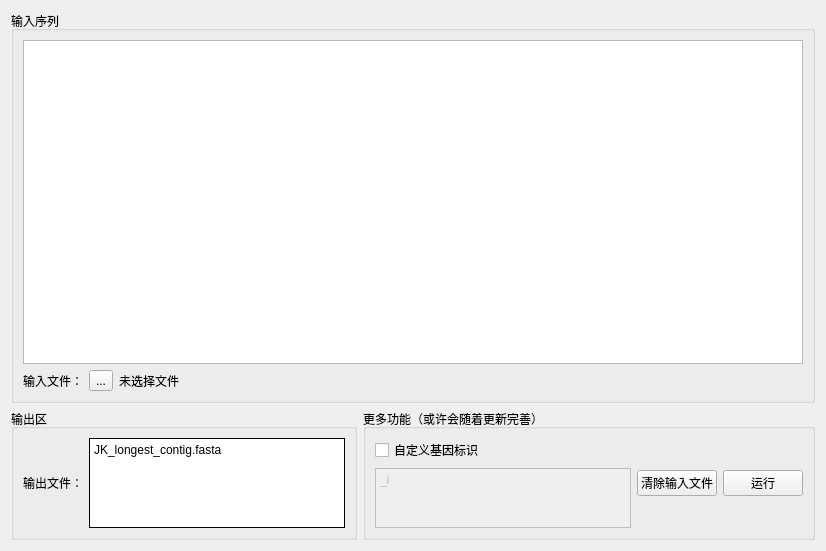
          <widget class="QWidget" name="longest_extract">
           <property name="tabletTracking">
            <bool>false</bool>
           </property>
           <attribute name="title">
            <string>提取最长转录本</string>
           </attribute>
           <layout class="QVBoxLayout" name="verticalLayout_14" stretch="3,1">
            <item>
             <widget class="QGroupBox" name="groupBox_35">
              <property name="title">
               <string>输入序列</string>
              </property>
              <layout class="QVBoxLayout" name="verticalLayout_12">
               <item>
                <widget class="QTextEdit" name="inputfa_txt"/>
               </item>
               <item>
                <layout class="QHBoxLayout" name="horizontalLayout_36">
                 <item>
                  <widget class="QLabel" name="label_2">
                   <property name="text">
                    <string>输入文件：</string>
                   </property>
                   <property name="buddy">
                    <cstring>label_2</cstring>
                   </property>
                  </widget>
                 </item>
                 <item>
                  <widget class="QToolButton" name="inputfa">
                   <property name="text">
                    <string>...</string>
                   </property>
                  </widget>
                 </item>
                 <item>
                  <widget class="QLabel" name="selected_fa">
                   <property name="text">
                    <string>未选择文件</string>
                   </property>
                  </widget>
                 </item>
                 <item>
                  <spacer name="horizontalSpacer_10">
                   <property name="orientation">
                    <enum>Qt::Horizontal</enum>
                   </property>
                   <property name="sizeHint" stdset="0">
                    <size>
                     <width>40</width>
                     <height>20</height>
                    </size>
                   </property>
                  </spacer>
                 </item>
                </layout>
               </item>
              </layout>
             </widget>
            </item>
            <item>
             <layout class="QHBoxLayout" name="horizontalLayout_41">
              <item>
               <widget class="QGroupBox" name="groupBox_36">
                <property name="title">
                 <string>输出区</string>
                </property>
                <layout class="QHBoxLayout" name="horizontalLayout_40">
                 <item>
                  <widget class="QLabel" name="label_3">
                   <property name="text">
                    <string>输出文件：</string>
                   </property>
                   <property name="buddy">
                    <cstring>label_2</cstring>
                   </property>
                  </widget>
                 </item>
                 <item>
                  <widget class="QTextEdit" name="opfa_name">
                   <property name="enabled">
                    <bool>true</bool>
                   </property>
                   <property name="minimumSize">
                    <size>
                     <width>0</width>
                     <height>30</height>
                    </size>
                   </property>
                   <property name="mouseTracking">
                    <bool>true</bool>
                   </property>
                   <property name="tabletTracking">
                    <bool>false</bool>
                   </property>
                   <property name="acceptDrops">
                    <bool>true</bool>
                   </property>
                   <property name="frameShape">
                    <enum>QFrame::Box</enum>
                   </property>
                   <property name="frameShadow">
                    <enum>QFrame::Plain</enum>
                   </property>
                   <property name="verticalScrollBarPolicy">
                    <enum>Qt::ScrollBarAlwaysOff</enum>
                   </property>
                   <property name="horizontalScrollBarPolicy">
                    <enum>Qt::ScrollBarAlwaysOff</enum>
                   </property>
                   <property name="sizeAdjustPolicy">
                    <enum>QAbstractScrollArea::AdjustIgnored</enum>
                   </property>
                   <property name="tabChangesFocus">
                    <bool>false</bool>
                   </property>
                   <property name="html">
                    <string>&lt;!DOCTYPE HTML PUBLIC &quot;-//W3C//DTD HTML 4.0//EN&quot; &quot;http://www.w3.org/TR/REC-html40/strict.dtd&quot;&gt;
&lt;html&gt;&lt;head&gt;&lt;meta name=&quot;qrichtext&quot; content=&quot;1&quot; /&gt;&lt;style type=&quot;text/css&quot;&gt;
p, li { white-space: pre-wrap; }
&lt;/style&gt;&lt;/head&gt;&lt;body style=&quot; font-family:'SimSun'; font-size:9pt; font-weight:400; font-style:normal;&quot;&gt;
&lt;p style=&quot; margin-top:0px; margin-bottom:0px; margin-left:0px; margin-right:0px; -qt-block-indent:0; text-indent:0px;&quot;&gt;JK_longest_contig.fasta&lt;/p&gt;&lt;/body&gt;&lt;/html&gt;</string>
                   </property>
                  </widget>
                 </item>
                </layout>
               </widget>
              </item>
              <item>
               <widget class="QGroupBox" name="groupBox">
                <property name="title">
                 <string>更多功能（或许会随着更新完善）</string>
                </property>
                <layout class="QHBoxLayout" name="horizontalLayout_37">
                 <item>
                  <layout class="QVBoxLayout" name="verticalLayout_13">
                   <item>
                    <widget class="QCheckBox" name="gene_symbol_en">
                     <property name="text">
                      <string>自定义基因标识</string>
                     </property>
                     <property name="checked">
                      <bool>false</bool>
                     </property>
                    </widget>
                   </item>
                   <item>
                    <widget class="QTextEdit" name="gene_symbol">
                     <property name="enabled">
                      <bool>false</bool>
                     </property>
                     <property name="minimumSize">
                      <size>
                       <width>0</width>
                       <height>30</height>
                      </size>
                     </property>
                     <property name="mouseTracking">
                      <bool>true</bool>
                     </property>
                     <property name="tabletTracking">
                      <bool>false</bool>
                     </property>
                     <property name="acceptDrops">
                      <bool>true</bool>
                     </property>
                     <property name="whatsThis">
                      <string/>
                     </property>
                     <property name="frameShape">
                      <enum>QFrame::Box</enum>
                     </property>
                     <property name="frameShadow">
                      <enum>QFrame::Plain</enum>
                     </property>
                     <property name="verticalScrollBarPolicy">
                      <enum>Qt::ScrollBarAlwaysOff</enum>
                     </property>
                     <property name="horizontalScrollBarPolicy">
                      <enum>Qt::ScrollBarAlwaysOff</enum>
                     </property>
                     <property name="sizeAdjustPolicy">
                      <enum>QAbstractScrollArea::AdjustIgnored</enum>
                     </property>
                     <property name="tabChangesFocus">
                      <bool>false</bool>
                     </property>
                     <property name="html">
                      <string>&lt;!DOCTYPE HTML PUBLIC &quot;-//W3C//DTD HTML 4.0//EN&quot; &quot;http://www.w3.org/TR/REC-html40/strict.dtd&quot;&gt;
&lt;html&gt;&lt;head&gt;&lt;meta name=&quot;qrichtext&quot; content=&quot;1&quot; /&gt;&lt;style type=&quot;text/css&quot;&gt;
p, li { white-space: pre-wrap; }
&lt;/style&gt;&lt;/head&gt;&lt;body style=&quot; font-family:'SimSun'; font-size:9pt; font-weight:400; font-style:normal;&quot;&gt;
&lt;p style=&quot; margin-top:0px; margin-bottom:0px; margin-left:0px; margin-right:0px; -qt-block-indent:0; text-indent:0px;&quot;&gt;_i&lt;/p&gt;&lt;/body&gt;&lt;/html&gt;</string>
                     </property>
                    </widget>
                   </item>
                  </layout>
                 </item>
                 <item>
                  <widget class="QPushButton" name="clearinput">
                   <property name="text">
                    <string>清除输入文件</string>
                   </property>
                  </widget>
                 </item>
                 <item>
                  <widget class="QPushButton" name="le_running">
                   <property name="text">
                    <string>运行</string>
                   </property>
                  </widget>
                 </item>
                </layout>
               </widget>
              </item>
             </layout>
            </item>
           </layout>
          </widget>
